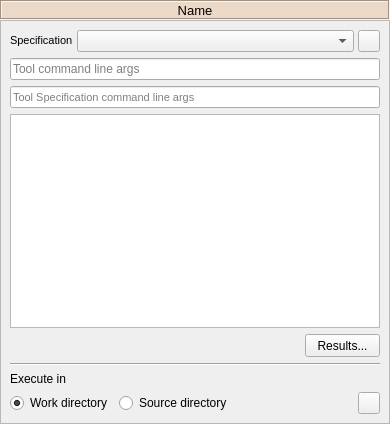
<?xml version="1.0" encoding="UTF-8"?>
<!--
######################################################################################################################
# Copyright (C) 2017-2020 Spine project consortium
# This file is part of Spine Toolbox.
# Spine Toolbox is free software: you can redistribute it and\/or modify it under the terms of the GNU Lesser General
# Public License as published by the Free Software Foundation, either version 3 of the License, or (at your option)
# any later version. This program is distributed in the hope that it will be useful, but WITHOUT ANY WARRANTY;
# without even the implied warranty of MERCHANTABILITY or FITNESS FOR A PARTICULAR PURPOSE. See the GNU Lesser General
# Public License for more details. You should have received a copy of the GNU Lesser General Public License along with
# this program. If not, see <http:\/\/www.gnu.org\/licenses\/>.
######################################################################################################################
-->
<ui version="4.0">
 <class>Form</class>
 <widget class="QWidget" name="Form">
  <property name="geometry">
   <rect>
    <x>0</x>
    <y>0</y>
    <width>390</width>
    <height>424</height>
   </rect>
  </property>
  <property name="windowTitle">
   <string>Form</string>
  </property>
  <layout class="QVBoxLayout" name="verticalLayout">
   <property name="spacing">
    <number>0</number>
   </property>
   <property name="leftMargin">
    <number>0</number>
   </property>
   <property name="topMargin">
    <number>0</number>
   </property>
   <property name="rightMargin">
    <number>0</number>
   </property>
   <property name="bottomMargin">
    <number>0</number>
   </property>
   <item>
    <widget class="QLabel" name="label_tool_name">
     <property name="enabled">
      <bool>true</bool>
     </property>
     <property name="sizePolicy">
      <sizepolicy hsizetype="Preferred" vsizetype="Fixed">
       <horstretch>0</horstretch>
       <verstretch>0</verstretch>
      </sizepolicy>
     </property>
     <property name="minimumSize">
      <size>
       <width>0</width>
       <height>20</height>
      </size>
     </property>
     <property name="maximumSize">
      <size>
       <width>16777215</width>
       <height>20</height>
      </size>
     </property>
     <property name="font">
      <font>
       <pointsize>10</pointsize>
       <weight>50</weight>
       <bold>false</bold>
      </font>
     </property>
     <property name="styleSheet">
      <string notr="true">background-color: #ecd8c6;</string>
     </property>
     <property name="frameShape">
      <enum>QFrame::Box</enum>
     </property>
     <property name="frameShadow">
      <enum>QFrame::Sunken</enum>
     </property>
     <property name="text">
      <string>Name</string>
     </property>
     <property name="alignment">
      <set>Qt::AlignCenter</set>
     </property>
     <property name="wordWrap">
      <bool>true</bool>
     </property>
    </widget>
   </item>
   <item>
    <widget class="QScrollArea" name="scrollArea_3">
     <property name="widgetResizable">
      <bool>true</bool>
     </property>
     <widget class="QWidget" name="scrollAreaWidgetContents_3">
      <property name="geometry">
       <rect>
        <x>0</x>
        <y>0</y>
        <width>388</width>
        <height>402</height>
       </rect>
      </property>
      <layout class="QVBoxLayout" name="verticalLayout_17">
       <item>
        <layout class="QHBoxLayout" name="horizontalLayout_9">
         <property name="spacing">
          <number>4</number>
         </property>
         <item>
          <widget class="QLabel" name="label_tool_specification">
           <property name="sizePolicy">
            <sizepolicy hsizetype="Fixed" vsizetype="Fixed">
             <horstretch>0</horstretch>
             <verstretch>0</verstretch>
            </sizepolicy>
           </property>
           <property name="maximumSize">
            <size>
             <width>16777215</width>
             <height>16777215</height>
            </size>
           </property>
           <property name="font">
            <font>
             <pointsize>8</pointsize>
            </font>
           </property>
           <property name="text">
            <string>Specification</string>
           </property>
          </widget>
         </item>
         <item>
          <widget class="QComboBox" name="comboBox_tool">
           <property name="sizePolicy">
            <sizepolicy hsizetype="Expanding" vsizetype="Fixed">
             <horstretch>0</horstretch>
             <verstretch>0</verstretch>
            </sizepolicy>
           </property>
           <property name="toolTip">
            <string>&lt;html&gt;&lt;head/&gt;&lt;body&gt;&lt;p&gt;Tool specification for this Tool&lt;/p&gt;&lt;/body&gt;&lt;/html&gt;</string>
           </property>
          </widget>
         </item>
         <item>
          <widget class="QToolButton" name="toolButton_tool_specification">
           <property name="minimumSize">
            <size>
             <width>22</width>
             <height>22</height>
            </size>
           </property>
           <property name="maximumSize">
            <size>
             <width>22</width>
             <height>22</height>
            </size>
           </property>
           <property name="toolTip">
            <string>&lt;html&gt;&lt;head/&gt;&lt;body&gt;&lt;p&gt;Tool specification options.&lt;/p&gt;&lt;/body&gt;&lt;/html&gt;</string>
           </property>
           <property name="icon">
            <iconset resource="../../../ui/resources/resources_icons.qrc">
             <normaloff>:/icons/wrench.svg</normaloff>:/icons/wrench.svg</iconset>
           </property>
           <property name="iconSize">
            <size>
             <width>16</width>
             <height>16</height>
            </size>
           </property>
           <property name="popupMode">
            <enum>QToolButton::InstantPopup</enum>
           </property>
          </widget>
         </item>
        </layout>
       </item>
       <item>
        <widget class="PropertyQLineEdit" name="lineEdit_tool_args">
         <property name="toolTip">
          <string>&lt;html&gt;&lt;head/&gt;&lt;body&gt;&lt;p&gt;Tool command line arguments&lt;/p&gt;&lt;/body&gt;&lt;/html&gt;</string>
         </property>
         <property name="placeholderText">
          <string>Tool command line args</string>
         </property>
         <property name="clearButtonEnabled">
          <bool>true</bool>
         </property>
        </widget>
       </item>
       <item>
        <widget class="QLineEdit" name="lineEdit_tool_spec_args">
         <property name="enabled">
          <bool>true</bool>
         </property>
         <property name="font">
          <font>
           <pointsize>8</pointsize>
          </font>
         </property>
         <property name="cursor">
          <cursorShape>ArrowCursor</cursorShape>
         </property>
         <property name="focusPolicy">
          <enum>Qt::NoFocus</enum>
         </property>
         <property name="toolTip">
          <string>&lt;html&gt;&lt;head/&gt;&lt;body&gt;&lt;p&gt;Tool specification command line arguments. &lt;/p&gt;&lt;p&gt;Modify by editing the selected Tool specification.&lt;/p&gt;&lt;/body&gt;&lt;/html&gt;</string>
         </property>
         <property name="readOnly">
          <bool>true</bool>
         </property>
         <property name="placeholderText">
          <string>Tool Specification command line args</string>
         </property>
        </widget>
       </item>
       <item>
        <widget class="QTreeView" name="treeView_specification">
         <property name="contextMenuPolicy">
          <enum>Qt::CustomContextMenu</enum>
         </property>
         <property name="indentation">
          <number>20</number>
         </property>
         <property name="uniformRowHeights">
          <bool>true</bool>
         </property>
         <property name="animated">
          <bool>true</bool>
         </property>
        </widget>
       </item>
       <item>
        <layout class="QHBoxLayout" name="horizontalLayout_11">
         <property name="spacing">
          <number>6</number>
         </property>
         <item>
          <spacer name="horizontalSpacer_6">
           <property name="orientation">
            <enum>Qt::Horizontal</enum>
           </property>
           <property name="sizeHint" stdset="0">
            <size>
             <width>40</width>
             <height>20</height>
            </size>
           </property>
          </spacer>
         </item>
         <item>
          <widget class="QPushButton" name="pushButton_tool_results">
           <property name="sizePolicy">
            <sizepolicy hsizetype="MinimumExpanding" vsizetype="Fixed">
             <horstretch>0</horstretch>
             <verstretch>0</verstretch>
            </sizepolicy>
           </property>
           <property name="minimumSize">
            <size>
             <width>75</width>
             <height>23</height>
            </size>
           </property>
           <property name="maximumSize">
            <size>
             <width>75</width>
             <height>23</height>
            </size>
           </property>
           <property name="toolTip">
            <string>&lt;html&gt;&lt;head/&gt;&lt;body&gt;&lt;p&gt;Open results archive in file browser&lt;/p&gt;&lt;/body&gt;&lt;/html&gt;</string>
           </property>
           <property name="text">
            <string>Results...</string>
           </property>
          </widget>
         </item>
        </layout>
       </item>
       <item>
        <widget class="Line" name="line_4">
         <property name="orientation">
          <enum>Qt::Horizontal</enum>
         </property>
        </widget>
       </item>
       <item>
        <widget class="QLabel" name="label_2">
         <property name="text">
          <string>Execute in</string>
         </property>
        </widget>
       </item>
       <item>
        <layout class="QHBoxLayout" name="horizontalLayout_15" stretch="0,0,0,0">
         <item>
          <widget class="QRadioButton" name="radioButton_execute_in_work">
           <property name="text">
            <string>Work directory</string>
           </property>
           <property name="checked">
            <bool>true</bool>
           </property>
          </widget>
         </item>
         <item>
          <widget class="QRadioButton" name="radioButton_execute_in_source">
           <property name="text">
            <string>Source directory</string>
           </property>
          </widget>
         </item>
         <item>
          <spacer name="horizontalSpacer_8">
           <property name="orientation">
            <enum>Qt::Horizontal</enum>
           </property>
           <property name="sizeHint" stdset="0">
            <size>
             <width>40</width>
             <height>20</height>
            </size>
           </property>
          </spacer>
         </item>
         <item>
          <widget class="QToolButton" name="toolButton_tool_open_dir">
           <property name="minimumSize">
            <size>
             <width>22</width>
             <height>22</height>
            </size>
           </property>
           <property name="maximumSize">
            <size>
             <width>22</width>
             <height>22</height>
            </size>
           </property>
           <property name="toolTip">
            <string>&lt;html&gt;&lt;head/&gt;&lt;body&gt;&lt;p&gt;Open this Tool's project directory in file browser&lt;/p&gt;&lt;/body&gt;&lt;/html&gt;</string>
           </property>
           <property name="icon">
            <iconset resource="../../../ui/resources/resources_icons.qrc">
             <normaloff>:/icons/menu_icons/folder-open-solid.svg</normaloff>:/icons/menu_icons/folder-open-solid.svg</iconset>
           </property>
          </widget>
         </item>
        </layout>
       </item>
      </layout>
     </widget>
    </widget>
   </item>
  </layout>
 </widget>
 <customwidgets>
  <customwidget>
   <class>PropertyQLineEdit</class>
   <extends>QLineEdit</extends>
   <header>spinetoolbox/widgets/custom_qlineedits.h</header>
  </customwidget>
 </customwidgets>
 <tabstops>
  <tabstop>scrollArea_3</tabstop>
  <tabstop>comboBox_tool</tabstop>
  <tabstop>toolButton_tool_specification</tabstop>
  <tabstop>lineEdit_tool_args</tabstop>
  <tabstop>treeView_specification</tabstop>
  <tabstop>pushButton_tool_results</tabstop>
  <tabstop>radioButton_execute_in_work</tabstop>
  <tabstop>radioButton_execute_in_source</tabstop>
  <tabstop>toolButton_tool_open_dir</tabstop>
 </tabstops>
 <resources>
  <include location="../../../ui/resources/resources_icons.qrc"/>
 </resources>
 <connections/>
</ui>
